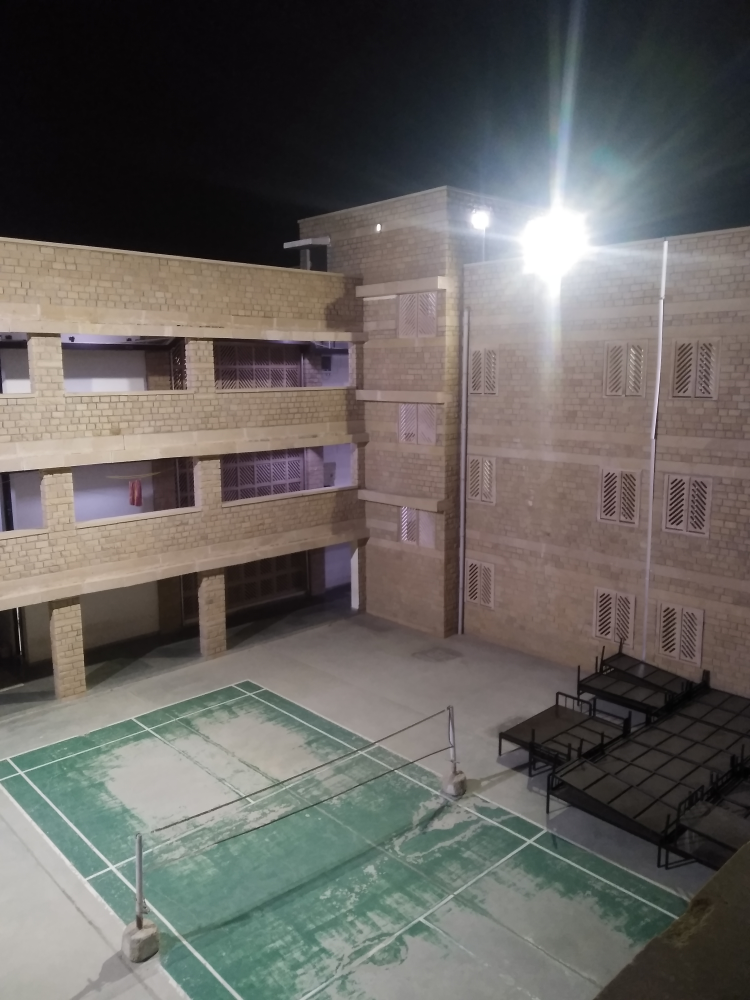
#> input picture Part_2/images/1.jpg, 3000 x 4000 px, found by its file name (shown at 1/4 size); its folder holds only this picture in this run
$ python stitching.py
#> lines starting #> are read from the running program, lines starting #| are printed output that depends on the picture
import cv2
import numpy as np
import os


# [58 lines left out: functions detectanddes, stitchimages, not called in this run]


if not os.path.isdir("Results"):
    os.mkdir("Results")

imglist = []
for i in range(5):
    img = cv2.imread("images/{}.JPG".format(i+1))
#> img is the input picture: shape (4000, 3000, 3); mean B, G, R 95.3, 98.9, 102.2
    img = cv2.resize(img, (500, 500))
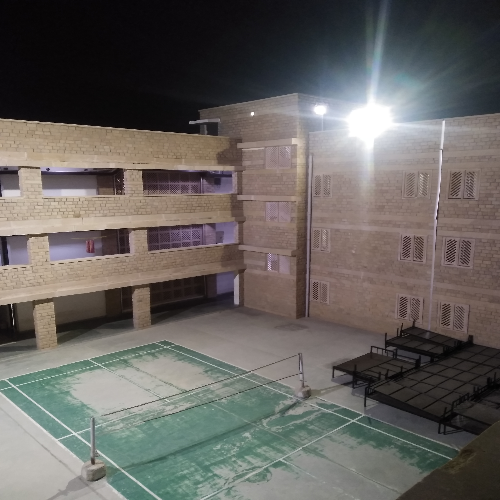
#> img: shape (500, 500, 3); mean B, G, R 95.5, 99, 102.3
#> (the run stopped early here; a loop or call above may not have finished)
